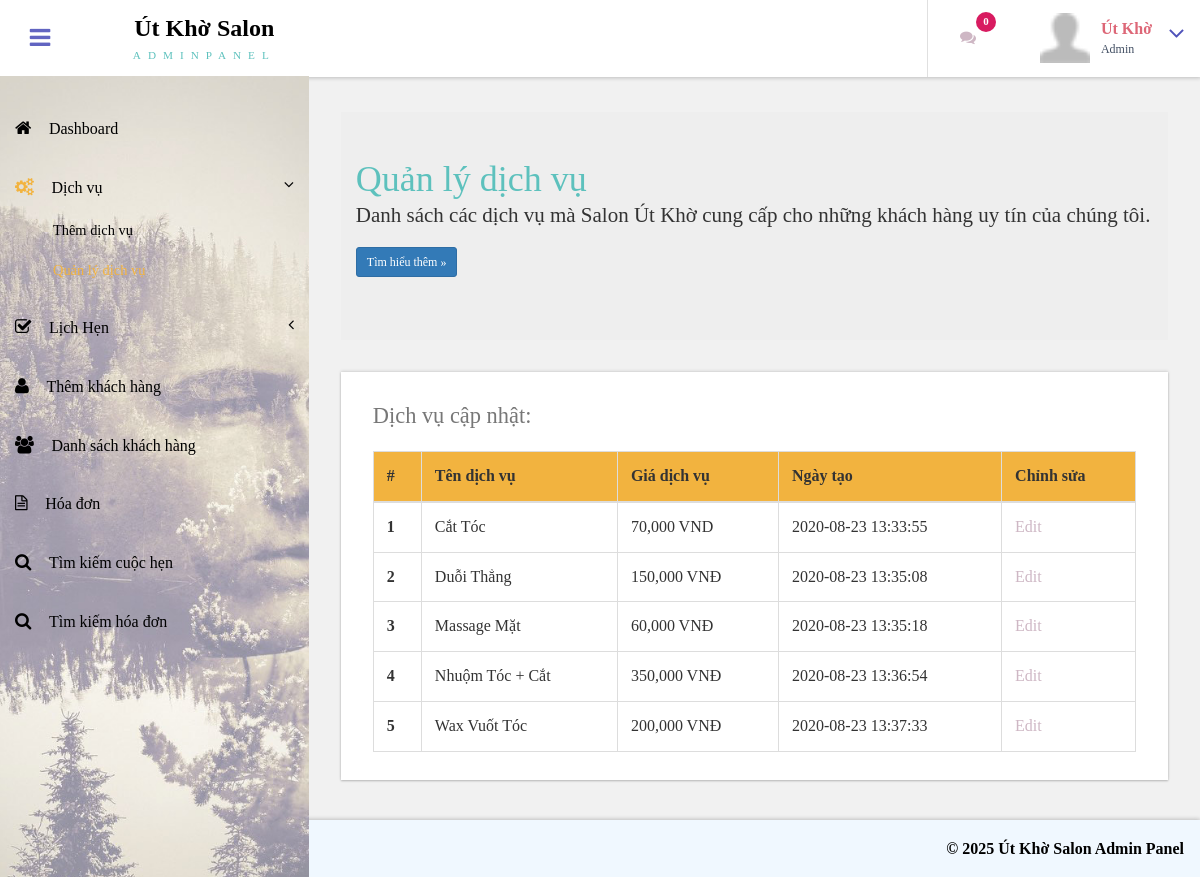
Screenshot of /admin/manage-services.php (signed in) with the database file from the repository.
### tables this page shows
CREATE TABLE `tblservices` (
  `ID` int(10) NOT NULL,
  `ServiceName` varchar(200) DEFAULT NULL,
  `Cost` varchar(255) DEFAULT NULL,
  `CreationDate` timestamp NULL DEFAULT current_timestamp()
);

### admin/manage-services.php (the view, shortened to what this page needs)
<?php
include('includes/dbconnection.php');
if (strlen($_SESSION['bpmsaid']==0)) {
  header('location:logout.php');
  } else{
  ?>
<!DOCTYPE HTML>
<html>
<head>
<link href="css/bootstrap.css" rel='stylesheet' type='text/css' />
<link href="css/style.css" rel='stylesheet' type='text/css' />
<link href="css/font-awesome.css" rel="stylesheet">
<link href="css/animate.css" rel="stylesheet" type="text/css" media="all">
<link href="css/custom.css" rel="stylesheet">
</head>
<body class="cbp-spmenu-push">
	<div class="main-content">
		 <?php include_once('includes/sidebar.php');?>
		 <?php include_once('includes/header.php');?>
		<div id="page-wrapper">
			<div class="main-page">
				<div class="jumbotron">
					<div class="container">
						<h1 style="color:#5dc1bd; font-size: 36px;">Quản lý dịch vụ</h1>
						<p>Danh sách các dịch vụ mà Salon Út Khờ cung cấp cho những khách hàng uy tín của chúng tôi. </p>
						<p><a class="btn btn-primary btn-sm" href="#" role="button">Tìm hiểu thêm &raquo;</a></p>
					</div>
				</div>
				<div class="tables">
					<div class="table-responsive bs-example widget-shadow">
						<h4>Dịch vụ cập nhật:</h4>
						<table class="table table-bordered">
						 <thead >
						  <tr style="background-color: #F2B33F;">
						   <th>#</th>
						   <th>Tên dịch vụ</th>
						   <th>Giá dịch vụ</th>
						   <th>Ngày tạo</th>
						   <th>Chỉnh sửa</th>
						  </tr>
						 </thead>
						 <tbody>
<?php
$ret=mysqli_query($con,"select *from  tblservices");
$cnt=1;
while ($row=mysqli_fetch_array($ret)) {
?>
						 <tr> <th scope="row"><?php echo $cnt;?></th> <td><?php  echo $row['ServiceName'];?></td> <td><?php  echo $row['Cost'];?></td><td><?php  echo $row['CreationDate'];?></td> <td><a href="edit-services.php?editid=<?php echo $row['ID'];?>">Edit</a></td> </tr>   <?php
$cnt=$cnt+1;
}?></tbody> </table>
					</div>
				</div>
			</div>
		</div>
		 <?php include_once('includes/footer.php');?>
	</div>
</body>
</html>
<?php }  ?>

### admin/includes/header.php (shortened to what this page needs)
<div class="sticky-header header-section ">
      <div class="header-left">
        <button id="showLeftPush"><i class="fa fa-bars"></i></button>
        <div class="logo">
          <a href="index.php">
            <h1>Út Khờ Salon</h1>
            <span>ADMINPANEL</span>
          </a>
        </div>
      </div>
      <div class="header-right">
        <div class="profile_details_left">
          <ul class="nofitications-dropdown">
            <?php
$ret1=mysqli_query($con,"select ID,Name from  tblappointment where Status=''");
$num=mysqli_num_rows($ret1);
?>
            <li class="dropdown head-dpdn">
              <a href="#" class="dropdown-toggle" data-toggle="dropdown" aria-expanded="false"><i class="fa fa-comments"></i><span class="badge blue"><?php echo $num;?></span></a>
            </li>
          </ul>
          <div class="clearfix"> </div>
        </div>
        <div class="profile_details">
        <?php
$adid=$_SESSION['bpmsaid'];
$ret=mysqli_query($con,"select AdminName from tbladmin where ID='$adid'");
$row=mysqli_fetch_array($ret);
$name=$row['AdminName'];
?>
          <ul>
            <li class="dropdown profile_details_drop">
              <a href="#" class="dropdown-toggle" data-toggle="dropdown" aria-expanded="false">
                <div class="profile_img">
                  <span class="prfil-img"><img src="images/user.png" alt="" width="50" height="50"> </span>
                  <div class="user-name">
                    <p style="font-weight: bold;"><?php echo $name; ?></p>
                    <span>Admin</span>
                  </div>
                  <i class="fa fa-angle-down lnr"></i>
                  <div class="clearfix"></div>
                </div>
              </a>
            </li>
          </ul>
        </div>
      </div>
      <div class="clearfix"> </div>
    </div>

### admin/css/style.css (style rules this page uses)
h4, h5, h6, h1, h2, h3 { margin: 0; }
ul, ol { margin: 0; }
p { margin: 0; }
html, body { font-family: 'Dancing Script', cursive; font-size: 100%; overflow-x: hidden; background: #ffffff; }
body a { transition: 0.5s all ease; -webkit-transition: 0.5s all ease; -moz-transition: 0.5s all ease; -o-transition: 0.5s all ease; -ms-transition: 0.5s all ease; text-decoration:none; }
h1,h2,h3,h4,h5,h6 { margin:0; }
p { margin:0; }
ul,label { margin:0; padding:0; }
.main-content { position: relative; }
.sticky-header { position: fixed; top: 0; left:0px; width: 100%; z-index: 100; }
.header-section { background:#FFF; box-shadow: 1px 1px 4px rgba(0, 0, 0, 0.21); -webkit-box-shadow: 1px 1px 4px rgba(0, 0, 0, 0.21); -moz-box-shadow: 1px 1px 4px rgba(0, 0, 0, 0.21); -o-box-shadow: 1px 1px 4px rgba(0, 0, 0, 0.21); }
.header-section::after { clear: both; display: block; content: ''; }
.header-left { float: left; width: 45%; }
.header-right { float: right; }
button#showLeftPush { font-size: 1.5em; width: 80px; padding: 0.87em 0; text-align: center; cursor: pointer; float: left; color: #6F6F6F; -moz-transition: all 0.2s ease-out 0s; -webkit-transition: all 0.2s ease-out 0s; transition: all 0.2s ease-out 0s; border: none; background-color: #fff; outline:none; }
.cbp-spmenu-push { overflow-x: hidden; position: relative; }
.cbp-spmenu, .cbp-spmenu-push { -webkit-transition: all 0.3s ease; -moz-transition: all 0.3s ease; transition: all 0.3s ease; }
.cbp-spmenu-push div#page-wrapper { margin: 0 0 0 19.3em; transition:.5s all; -webkit-transition:.5s all; -moz-transition:.5s all; }
.fa { display: inline-block; font-family: FontAwesome; font-style: normal; font-weight: normal; line-height: 1; -webkit-font-smoothing: antialiased; -moz-osx-font-smoothing: grayscale; }
.logo { background: #ffffff; text-align: center; float: left; }
.logo a { padding: 0.9em 3.3em .7em; display: block; text-decoration: none; }
.logo a h1 { color: #000000; font-size: 1.5em; line-height: 1.2em; font-weight: 700; }
.logo a span { color: #5dc1bd; font-size: .7em; text-align: center; letter-spacing: 7px; }
.profile_details_left { float: left; }
li.dropdown.head-dpdn { display: inline-block; padding: 1.7em 0; border-left: 1px solid #E0E0E0; float: left; }
li.dropdown.head-dpdn a.dropdown-toggle { padding: 1.7em 2em; }
.header-right span.badge { font-size: 11px; font-weight: bold; color: #FFF; background: #8BC34A; line-height: 15px; width: 20px; height: 20px; border-radius: 2em; -webkit-border-radius: 2em; -moz-border-radius: 2em; -o-border-radius: 2em; text-align: center; display: inline-block; position: absolute; top: 16%; padding: 2px 0 0; }
.header-right span.blue { background-color:#D81B60; }
.profile_details { float: right; }
.profile_details_drop a.dropdown-toggle { display:block; padding: 0.8em 3em 0 2em; }
.profile_img span.prfil-img { float:left; }
.user-name { float:left; margin-top:8px; margin-left:11px; height:35px; }
.profile_details ul li { list-style-type:none; position:relative; }
.profile_details li a i.fa.lnr { position: absolute; top: 34%; right: 8%; color: #4F52BA; font-size: 1.6em; }
.user-name p { font-size:1em; color:#DD6777; line-height:1em; font-weight:700; }
.user-name span { font-size: .75em; font-weight:bolder; color: #424f63; font-weight: normal; margin-top: .3em; }
.widget-shadow { background-color: #fff; box-shadow: 0 -1px 3px rgba(0,0,0,.12),0 1px 2px rgba(0,0,0,.24); -webkit-box-shadow: 0 -1px 3px rgba(0,0,0,.12),0 1px 2px rgba(0,0,0,.24); -moz-box-shadow: 0 -1px 3px rgba(0,0,0,.12),0 1px 2px rgba(0,0,0,.24); }
.table > thead > tr > th, .table > tbody > tr > th, .table > tfoot > tr > th, .table > thead > tr > td, .table > tbody > tr > td, .table > tfoot > tr > td { border-top: none; }
.tables h4 { font-size: 1.4em; margin-bottom: 1em; color: #777777; }
.tables .panel-body ,.tables .bs-example { padding: 2em 2em 0.5em; }
.tables .table > thead > tr > th, .tables .table > tbody > tr > th, .tables .table > tfoot > tr > th, .tables .table > thead > tr > td, .tables .table > tbody > tr > td, .tables .table > tfoot > tr > td { padding: 13px; border-top: 1px solid #E0E0E0; }
.bs-example { margin-top: 2em; }

### admin/css/custom.css (style rules this page uses)
#page-wrapper { padding:7em 2em 2.5em; background-color: #F1F1F1; }

### rows the page displays
tblservices: ServiceName "Cắt Tóc", Cost "70,000 VND", CreationDate "2020-08-23 13:33:55"
tblservices: ServiceName "Duỗi Thẳng", Cost "150,000 VNĐ", CreationDate "2020-08-23 13:35:08"
tblservices: ServiceName "Massage Mặt", Cost "60,000 VNĐ", CreationDate "2020-08-23 13:35:18"
tblservices: ServiceName "Nhuộm Tóc + Cắt", Cost "350,000 VNĐ", CreationDate "2020-08-23 13:36:54"
tblservices: ServiceName "Wax Vuốt Tóc", Cost "200,000 VNĐ", CreationDate "2020-08-23 13:37:33"

### other values shown
$num "0"
$name "Út Khờ"
